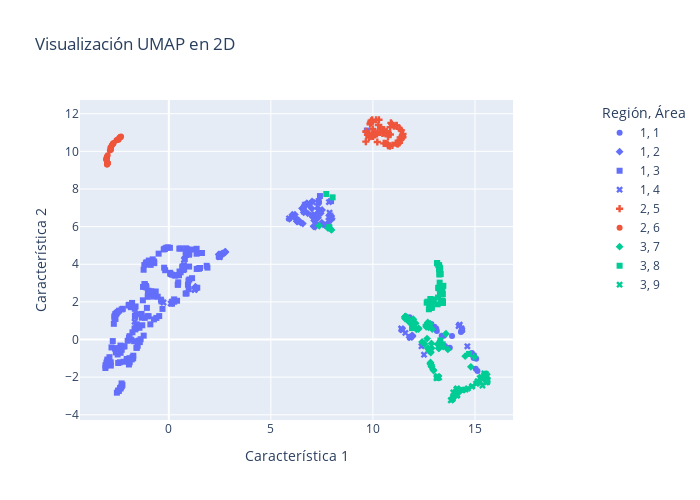

The notebook cell saved with this chart:
### Code cell
umap_2d_df['Región'] = y3_categories
umap_2d_df['Área']   = y9_categories
umap_2d_df

# Crear un gráfico interactivo con Plotly para t-SNE con y3 y y9
fig_umap = px.scatter(umap_2d_df, 
                      x='Característica 1', 
                      y='Característica 2', 
                      color= 'Región', 
                      symbol= 'Área',
                      title='Visualización UMAP en 2D',
                      color_discrete_sequence=px.colors.qualitative.Plotly)

fig_umap.update_layout(
    autosize=True, 
    width=700, 
    height=500,
    legend=dict(
        yanchor="top", y=1,
        xanchor="left", x=1.2
    )
)

# Mostrar el gráfico interactivo
fig_umap.show()
